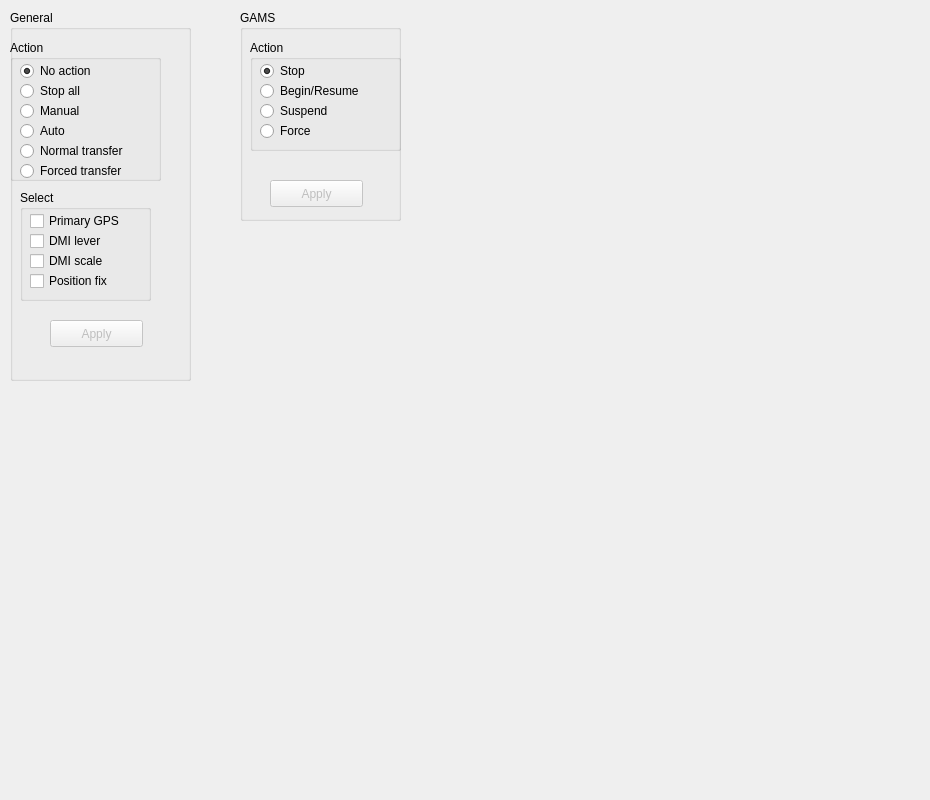
<?xml version="1.0" encoding="UTF-8"?>
<ui version="4.0">
 <class>AutoCalibrationTab</class>
 <widget class="QWidget" name="AutoCalibrationTab">
  <property name="geometry">
   <rect>
    <x>0</x>
    <y>0</y>
    <width>930</width>
    <height>800</height>
   </rect>
  </property>
  <property name="windowTitle">
   <string>Form</string>
  </property>
  <widget class="QGroupBox" name="GeneralBox">
   <property name="geometry">
    <rect>
     <x>10</x>
     <y>10</y>
     <width>181</width>
     <height>371</height>
    </rect>
   </property>
   <property name="title">
    <string>General</string>
   </property>
   <widget class="QGroupBox" name="actionGeneralBox">
    <property name="geometry">
     <rect>
      <x>0</x>
      <y>30</y>
      <width>151</width>
      <height>141</height>
     </rect>
    </property>
    <property name="title">
     <string>Action</string>
    </property>
    <widget class="QRadioButton" name="stopGeneralRadioButton">
     <property name="enabled">
      <bool>true</bool>
     </property>
     <property name="geometry">
      <rect>
       <x>10</x>
       <y>40</y>
       <width>109</width>
       <height>22</height>
      </rect>
     </property>
     <property name="text">
      <string>Stop all</string>
     </property>
     <property name="checked">
      <bool>false</bool>
     </property>
    </widget>
    <widget class="QRadioButton" name="manualGeneralRadioButton">
     <property name="enabled">
      <bool>true</bool>
     </property>
     <property name="geometry">
      <rect>
       <x>10</x>
       <y>60</y>
       <width>109</width>
       <height>22</height>
      </rect>
     </property>
     <property name="text">
      <string>Manual</string>
     </property>
    </widget>
    <widget class="QRadioButton" name="autoGeneralRadioButton">
     <property name="enabled">
      <bool>true</bool>
     </property>
     <property name="geometry">
      <rect>
       <x>10</x>
       <y>80</y>
       <width>109</width>
       <height>22</height>
      </rect>
     </property>
     <property name="text">
      <string>Auto</string>
     </property>
    </widget>
    <widget class="QRadioButton" name="normalGeneralRadioButton">
     <property name="enabled">
      <bool>true</bool>
     </property>
     <property name="geometry">
      <rect>
       <x>10</x>
       <y>100</y>
       <width>131</width>
       <height>22</height>
      </rect>
     </property>
     <property name="text">
      <string>Normal transfer</string>
     </property>
    </widget>
    <widget class="QRadioButton" name="forcedGeneralRadioButton">
     <property name="enabled">
      <bool>true</bool>
     </property>
     <property name="geometry">
      <rect>
       <x>10</x>
       <y>120</y>
       <width>131</width>
       <height>22</height>
      </rect>
     </property>
     <property name="text">
      <string>Forced transfer</string>
     </property>
    </widget>
    <widget class="QRadioButton" name="noActionRadioButton">
     <property name="enabled">
      <bool>true</bool>
     </property>
     <property name="geometry">
      <rect>
       <x>10</x>
       <y>20</y>
       <width>109</width>
       <height>22</height>
      </rect>
     </property>
     <property name="text">
      <string>No action</string>
     </property>
     <property name="checked">
      <bool>true</bool>
     </property>
    </widget>
   </widget>
   <widget class="QGroupBox" name="selectGeneralBox">
    <property name="geometry">
     <rect>
      <x>10</x>
      <y>180</y>
      <width>131</width>
      <height>111</height>
     </rect>
    </property>
    <property name="title">
     <string>Select</string>
    </property>
    <widget class="QCheckBox" name="gpsCheckBox">
     <property name="enabled">
      <bool>true</bool>
     </property>
     <property name="geometry">
      <rect>
       <x>10</x>
       <y>20</y>
       <width>111</width>
       <height>22</height>
      </rect>
     </property>
     <property name="text">
      <string>Primary GPS</string>
     </property>
    </widget>
    <widget class="QCheckBox" name="dmiLeverCheckBox">
     <property name="enabled">
      <bool>true</bool>
     </property>
     <property name="geometry">
      <rect>
       <x>10</x>
       <y>40</y>
       <width>94</width>
       <height>22</height>
      </rect>
     </property>
     <property name="text">
      <string>DMI lever</string>
     </property>
    </widget>
    <widget class="QCheckBox" name="dmiScaleCheckBox">
     <property name="enabled">
      <bool>true</bool>
     </property>
     <property name="geometry">
      <rect>
       <x>10</x>
       <y>60</y>
       <width>94</width>
       <height>22</height>
      </rect>
     </property>
     <property name="text">
      <string>DMI scale</string>
     </property>
    </widget>
    <widget class="QCheckBox" name="posCheckBox">
     <property name="enabled">
      <bool>true</bool>
     </property>
     <property name="geometry">
      <rect>
       <x>10</x>
       <y>80</y>
       <width>111</width>
       <height>22</height>
      </rect>
     </property>
     <property name="text">
      <string>Position fix</string>
     </property>
    </widget>
   </widget>
   <widget class="QPushButton" name="applyGeneralButton">
    <property name="enabled">
     <bool>false</bool>
    </property>
    <property name="geometry">
     <rect>
      <x>40</x>
      <y>310</y>
      <width>93</width>
      <height>27</height>
     </rect>
    </property>
    <property name="text">
     <string>Apply</string>
    </property>
   </widget>
  </widget>
  <widget class="QGroupBox" name="GAMSBox">
   <property name="geometry">
    <rect>
     <x>240</x>
     <y>10</y>
     <width>161</width>
     <height>211</height>
    </rect>
   </property>
   <property name="title">
    <string>GAMS</string>
   </property>
   <widget class="QGroupBox" name="actionGAMSBox">
    <property name="geometry">
     <rect>
      <x>10</x>
      <y>30</y>
      <width>151</width>
      <height>111</height>
     </rect>
    </property>
    <property name="title">
     <string>Action</string>
    </property>
    <widget class="QRadioButton" name="stopGAMSRadioButton">
     <property name="enabled">
      <bool>true</bool>
     </property>
     <property name="geometry">
      <rect>
       <x>10</x>
       <y>20</y>
       <width>109</width>
       <height>22</height>
      </rect>
     </property>
     <property name="text">
      <string>Stop</string>
     </property>
     <property name="checked">
      <bool>true</bool>
     </property>
    </widget>
    <widget class="QRadioButton" name="beginGAMSRadioButton">
     <property name="enabled">
      <bool>true</bool>
     </property>
     <property name="geometry">
      <rect>
       <x>10</x>
       <y>40</y>
       <width>121</width>
       <height>22</height>
      </rect>
     </property>
     <property name="text">
      <string>Begin/Resume</string>
     </property>
    </widget>
    <widget class="QRadioButton" name="suspendGAMSRadioButton">
     <property name="enabled">
      <bool>true</bool>
     </property>
     <property name="geometry">
      <rect>
       <x>10</x>
       <y>60</y>
       <width>109</width>
       <height>22</height>
      </rect>
     </property>
     <property name="text">
      <string>Suspend</string>
     </property>
    </widget>
    <widget class="QRadioButton" name="forceGAMSRadioButton">
     <property name="enabled">
      <bool>true</bool>
     </property>
     <property name="geometry">
      <rect>
       <x>10</x>
       <y>80</y>
       <width>131</width>
       <height>22</height>
      </rect>
     </property>
     <property name="text">
      <string>Force</string>
     </property>
    </widget>
   </widget>
   <widget class="QPushButton" name="applyGAMSButton">
    <property name="enabled">
     <bool>false</bool>
    </property>
    <property name="geometry">
     <rect>
      <x>30</x>
      <y>170</y>
      <width>93</width>
      <height>27</height>
     </rect>
    </property>
    <property name="text">
     <string>Apply</string>
    </property>
   </widget>
  </widget>
 </widget>
 <resources/>
 <connections>
  <connection>
   <sender>applyGAMSButton</sender>
   <signal>pressed()</signal>
   <receiver>AutoCalibrationTab</receiver>
   <slot>applyGAMSPressed()</slot>
   <hints>
    <hint type="sourcelabel">
     <x>316</x>
     <y>193</y>
    </hint>
    <hint type="destinationlabel">
     <x>464</x>
     <y>399</y>
    </hint>
   </hints>
  </connection>
  <connection>
   <sender>applyGeneralButton</sender>
   <signal>pressed()</signal>
   <receiver>AutoCalibrationTab</receiver>
   <slot>applyGeneralPressed()</slot>
   <hints>
    <hint type="sourcelabel">
     <x>96</x>
     <y>333</y>
    </hint>
    <hint type="destinationlabel">
     <x>464</x>
     <y>399</y>
    </hint>
   </hints>
  </connection>
 </connections>
 <slots>
  <slot>applyGeneralPressed()</slot>
  <slot>applyGAMSPressed()</slot>
 </slots>
</ui>
